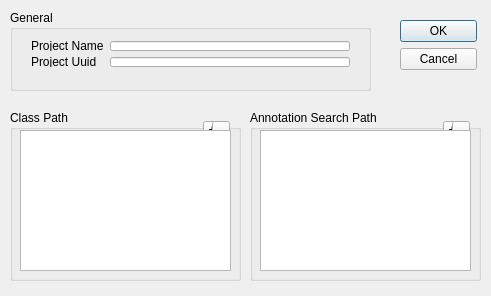
<ui version="4.0">
 <class>DlgProjectDetailsClass</class>
 <widget class="QDialog" name="DlgProjectDetailsClass">
  <property name="windowModality">
   <enum>Qt::WindowModal</enum>
  </property>
  <property name="geometry">
   <rect>
    <x>0</x>
    <y>0</y>
    <width>491</width>
    <height>296</height>
   </rect>
  </property>
  <property name="windowTitle">
   <string>Current Annotation Project Details</string>
  </property>
  <property name="modal">
   <bool>true</bool>
  </property>
  <widget class="QGroupBox" name="grpGeneral">
   <property name="geometry">
    <rect>
     <x>10</x>
     <y>10</y>
     <width>361</width>
     <height>81</height>
    </rect>
   </property>
   <property name="title">
    <string>General</string>
   </property>
   <property name="alignment">
    <set>Qt::AlignLeading</set>
   </property>
   <property name="flat">
    <bool>false</bool>
   </property>
   <widget class="QWidget" name="layoutWidget">
    <property name="geometry">
     <rect>
      <x>10</x>
      <y>20</y>
      <width>341</width>
      <height>48</height>
     </rect>
    </property>
    <layout class="QGridLayout">
     <item row="0" column="0">
      <widget class="QLabel" name="lbProjectName">
       <property name="sizePolicy">
        <sizepolicy vsizetype="Preferred" hsizetype="Preferred">
         <horstretch>0</horstretch>
         <verstretch>0</verstretch>
        </sizepolicy>
       </property>
       <property name="text">
        <string>Project Name</string>
       </property>
       <property name="buddy">
        <cstring>editProjectName</cstring>
       </property>
      </widget>
     </item>
     <item row="0" column="1">
      <widget class="QLineEdit" name="editProjectName">
       <property name="maxLength">
        <number>128</number>
       </property>
      </widget>
     </item>
     <item row="1" column="0">
      <widget class="QLabel" name="lbProjectUuid">
       <property name="text">
        <string>Project Uuid</string>
       </property>
       <property name="buddy">
        <cstring>editProjectName</cstring>
       </property>
      </widget>
     </item>
     <item row="1" column="1">
      <widget class="QLineEdit" name="editProjectUuid">
       <property name="maxLength">
        <number>128</number>
       </property>
       <property name="readOnly">
        <bool>true</bool>
       </property>
      </widget>
     </item>
    </layout>
   </widget>
  </widget>
  <widget class="QGroupBox" name="grpClasspath">
   <property name="geometry">
    <rect>
     <x>10</x>
     <y>110</y>
     <width>231</width>
     <height>171</height>
    </rect>
   </property>
   <property name="title">
    <string>Class Path</string>
   </property>
   <widget class="QListWidget" name="lstClasspath">
    <property name="geometry">
     <rect>
      <x>10</x>
      <y>20</y>
      <width>211</width>
      <height>141</height>
     </rect>
    </property>
   </widget>
   <widget class="QWidget" name="">
    <property name="geometry">
     <rect>
      <x>182</x>
      <y>0</y>
      <width>39</width>
      <height>20</height>
     </rect>
    </property>
    <layout class="QHBoxLayout">
     <property name="spacing">
      <number>1</number>
     </property>
     <item>
      <widget class="QToolButton" name="btClassPathAdd">
       <property name="sizePolicy">
        <sizepolicy vsizetype="Fixed" hsizetype="Fixed">
         <horstretch>0</horstretch>
         <verstretch>0</verstretch>
        </sizepolicy>
       </property>
       <property name="minimumSize">
        <size>
         <width>18</width>
         <height>18</height>
        </size>
       </property>
       <property name="maximumSize">
        <size>
         <width>18</width>
         <height>18</height>
        </size>
       </property>
       <property name="text">
        <string>+</string>
       </property>
      </widget>
     </item>
     <item>
      <widget class="QToolButton" name="btClassPathRem">
       <property name="sizePolicy">
        <sizepolicy vsizetype="Fixed" hsizetype="Fixed">
         <horstretch>0</horstretch>
         <verstretch>0</verstretch>
        </sizepolicy>
       </property>
       <property name="minimumSize">
        <size>
         <width>18</width>
         <height>18</height>
        </size>
       </property>
       <property name="maximumSize">
        <size>
         <width>18</width>
         <height>18</height>
        </size>
       </property>
       <property name="text">
        <string>-</string>
       </property>
      </widget>
     </item>
    </layout>
   </widget>
  </widget>
  <widget class="QGroupBox" name="grpSearchpath">
   <property name="geometry">
    <rect>
     <x>250</x>
     <y>110</y>
     <width>231</width>
     <height>171</height>
    </rect>
   </property>
   <property name="title">
    <string>Annotation Search Path</string>
   </property>
   <widget class="QListWidget" name="lstSearchpath">
    <property name="geometry">
     <rect>
      <x>10</x>
      <y>20</y>
      <width>211</width>
      <height>141</height>
     </rect>
    </property>
   </widget>
   <widget class="QWidget" name="layoutWidget_2">
    <property name="geometry">
     <rect>
      <x>182</x>
      <y>0</y>
      <width>39</width>
      <height>20</height>
     </rect>
    </property>
    <layout class="QHBoxLayout">
     <property name="spacing">
      <number>1</number>
     </property>
     <item>
      <widget class="QToolButton" name="btSearchPathAdd">
       <property name="sizePolicy">
        <sizepolicy vsizetype="Fixed" hsizetype="Fixed">
         <horstretch>0</horstretch>
         <verstretch>0</verstretch>
        </sizepolicy>
       </property>
       <property name="minimumSize">
        <size>
         <width>18</width>
         <height>18</height>
        </size>
       </property>
       <property name="maximumSize">
        <size>
         <width>18</width>
         <height>18</height>
        </size>
       </property>
       <property name="text">
        <string>+</string>
       </property>
      </widget>
     </item>
     <item>
      <widget class="QToolButton" name="btSearchPathRem">
       <property name="sizePolicy">
        <sizepolicy vsizetype="Fixed" hsizetype="Fixed">
         <horstretch>0</horstretch>
         <verstretch>0</verstretch>
        </sizepolicy>
       </property>
       <property name="minimumSize">
        <size>
         <width>18</width>
         <height>18</height>
        </size>
       </property>
       <property name="maximumSize">
        <size>
         <width>18</width>
         <height>18</height>
        </size>
       </property>
       <property name="text">
        <string>-</string>
       </property>
      </widget>
     </item>
    </layout>
   </widget>
  </widget>
  <widget class="QDialogButtonBox" name="buttonBox">
   <property name="geometry">
    <rect>
     <x>400</x>
     <y>20</y>
     <width>77</width>
     <height>56</height>
    </rect>
   </property>
   <property name="orientation">
    <enum>Qt::Vertical</enum>
   </property>
   <property name="standardButtons">
    <set>QDialogButtonBox::Cancel|QDialogButtonBox::NoButton|QDialogButtonBox::Ok</set>
   </property>
  </widget>
  <action name="actionClassPathAdd">
   <property name="text">
    <string>+</string>
   </property>
  </action>
  <action name="actionClassPathRem">
   <property name="text">
    <string>-</string>
   </property>
  </action>
  <action name="actionSearchPathAdd">
   <property name="text">
    <string>+</string>
   </property>
  </action>
  <action name="actionSearchPathRem">
   <property name="text">
    <string>-</string>
   </property>
  </action>
 </widget>
 <layoutdefault spacing="6" margin="11" />
 <resources />
 <connections>
  <connection>
   <sender>buttonBox</sender>
   <signal>accepted()</signal>
   <receiver>DlgProjectDetailsClass</receiver>
   <slot>accept()</slot>
   <hints>
    <hint type="sourcelabel">
     <x>447</x>
     <y>32</y>
    </hint>
    <hint type="destinationlabel">
     <x>386</x>
     <y>35</y>
    </hint>
   </hints>
  </connection>
  <connection>
   <sender>buttonBox</sender>
   <signal>rejected()</signal>
   <receiver>DlgProjectDetailsClass</receiver>
   <slot>reject()</slot>
   <hints>
    <hint type="sourcelabel">
     <x>429</x>
     <y>66</y>
    </hint>
    <hint type="destinationlabel">
     <x>386</x>
     <y>78</y>
    </hint>
   </hints>
  </connection>
 </connections>
</ui>
